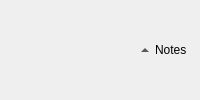
<?xml version="1.0" encoding="UTF-8"?>
<ui version="4.0">
 <class>processItem</class>
 <widget class="QWidget" name="processItem">
  <property name="windowTitle">
   <string notr="true"/>
  </property>
  <layout class="QGridLayout" name="versionlessLayout" columnstretch="1,0">
   <property name="margin">
    <number>0</number>
   </property>
   <property name="spacing">
    <number>0</number>
   </property>
   <item row="0" column="1">
    <widget class="QToolButton" name="notesToolButton">
     <property name="minimumSize">
      <size>
       <width>0</width>
       <height>20</height>
      </size>
     </property>
     <property name="maximumSize">
      <size>
       <width>16777215</width>
       <height>20</height>
      </size>
     </property>
     <property name="text">
      <string>Notes</string>
     </property>
     <property name="toolButtonStyle">
      <enum>Qt::ToolButtonTextBesideIcon</enum>
     </property>
     <property name="autoRaise">
      <bool>true</bool>
     </property>
     <property name="arrowType">
      <enum>Qt::UpArrow</enum>
     </property>
    </widget>
   </item>
   <item row="0" column="0">
    <widget class="QLabel" name="label">
     <property name="minimumSize">
      <size>
       <width>0</width>
       <height>24</height>
      </size>
     </property>
     <property name="maximumSize">
      <size>
       <width>16777215</width>
       <height>24</height>
      </size>
     </property>
     <property name="styleSheet">
      <string notr="true">QLabel {
	background: qlineargradient(spread:pad, x1:0, y1:0, x2:1, y2:.4, stop:0 rgba(128, 128, 128, 75), stop:1 rgba(64, 64,64, 0));
	padding: 0px;
}</string>
     </property>
     <property name="textFormat">
      <enum>Qt::PlainText</enum>
     </property>
    </widget>
   </item>
  </layout>
 </widget>
 <resources/>
 <connections/>
</ui>
